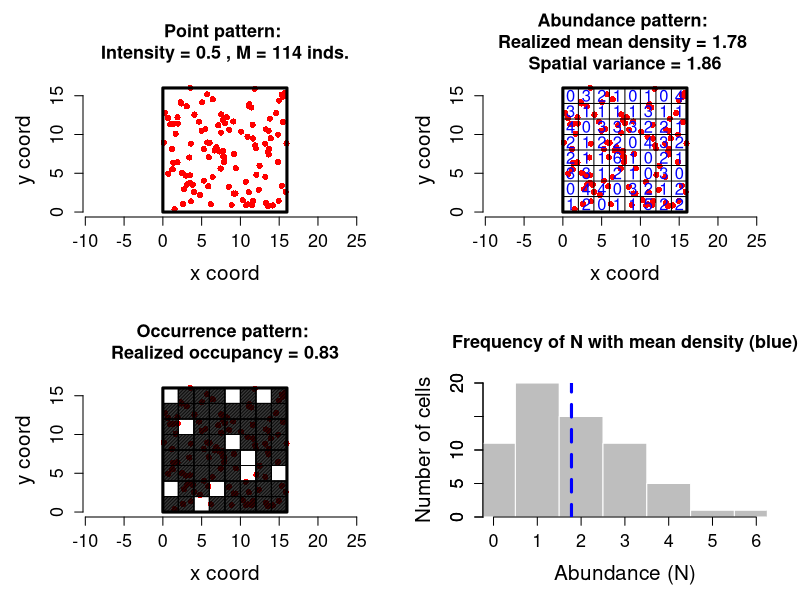

This chart was generated by the following R code:
## ---- chunk 1
#| fig-width: 8.6
#| fig-height: 6.4
#| echo: false
#--  point pattern, abundance and occurrence
# -----------------------------------------------------------------------------
# What it does:
#   1. Simulates a homogeneous Poisson point process in a square quadrat.
#   2. Discretises the quadrat into square cells and counts points per cell
#      -> ABUNDANCE (N).
#   3. Converts counts to presence/absence per cell -> OCCURRENCE (z).
#
# Reproducibility: the order of the random-number calls is identical to the
# package (rpois once, then runif for x, then runif for y), so with the same
# set.seed() you get the same M, coordinates, N, z and psi as AHMbook::sim.fn().

# -----------------------------------------------------------------------------
# Helper 1: 'histogram' of counts (non-negative integers)
# (from AHMbook:::histCount; trimmed to the single-sample case that sim.fn uses)
# -----------------------------------------------------------------------------
histCount <- function(C1, x0 = FALSE, nbmax = 30, color = "skyblue",
                      border = "white", bty = "n",
                      ylab = "Frequency", xlab = "Count", main = "") {
  rng <- range(C1)
  if (x0) rng[1] <- 0
  n.vals <- diff(rng) + 1                     # number of distinct count values
  bwidth <- if (n.vals <= nbmax) 1 else n.vals %/% nbmax + 1
  br <- seq(min(C1), max(C1) + bwidth, by = bwidth) - 0.5

  H1 <- hist(C1, breaks = br, plot = FALSE)
  plot(H1, col = color, border = border, yaxs = "i", ylim = c(0, max(H1$counts)),
       xlim = rng, bty = bty, ylab = ylab, xlab = xlab, main = main)
  axis(2)                                     # replot axis
  segments(rng[1], 0, rng[2], 0)              # line at foot of bars
}


# -----------------------------------------------------------------------------
# Helper 2: turn a plotting error into a warning instead of halting
# (from AHMbook:::tryPlotError)
# -----------------------------------------------------------------------------
tryPlotError <- function(tryError) {
  msg  <- "Plotting of output failed"
  msg2 <- attr(tryError, "condition")$message
  if (!is.null(msg2)) {
    if (msg2 == "figure margins too large")
      msg2 <- "the plotting window is too small."
    msg <- paste(msg, msg2, sep = "\n   ")
  }
  if (Sys.getenv("RSTUDIO") == "1")
    msg <- paste(msg, "Try calling 'dev.new()' before sim.fn().", sep = "\n   ")
  warning(msg, call. = FALSE)
}


# -----------------------------------------------------------------------------
# Main function
#
# quad.size : side length of the square quadrat
# cell.size : side length of the square grid cells
#             (quad.size / cell.size must be an integer)
# intensity : expected number of points per unit area
# show.plot : set FALSE to skip plotting (faster in simulation loops)
# -----------------------------------------------------------------------------
sim.fn <- function(quad.size = 10, cell.size = 1, intensity = 1, show.plot = TRUE) {

  if (abs(quad.size / cell.size - round(quad.size / cell.size)) > 1e-8)
    warning("quad.size / cell.size is not an integer; the grid will not tile the quadrat.")

  # Preliminaries
  exp.M  <- intensity * quad.size^2            # Expected population size in quadrat
  breaks <- seq(0, quad.size, cell.size)       # Boundaries of grid cells
  n.cell <- (quad.size / cell.size)^2          # Number of cells in the quadrat
  mid.pt <- breaks[-length(breaks)] + 0.5 * cell.size   # Cell mid-points

  # (1) Point pattern ----------------------------------------------------------
  M  <- rpois(1, exp.M)                        # Realized population size is Poisson
  u1 <- runif(M, 0, quad.size)                 # x coordinate of each individual
  u2 <- runif(M, 0, quad.size)                 # y coordinate of each individual

  # (2) Abundance: number of points per cell -----------------------------------
  N      <- as.matrix(table(cut(u1, breaks = breaks), cut(u2, breaks = breaks)))
  lambda <- round(mean(N), 2)                  # Average realized abundance per cell
  var.N  <- var(c(N))                          # Spatial variance of N

  # (3) Occurrence: indicator for N > 0 ----------------------------------------
  z   <- N
  z[z > 1] <- 1                                # Abundance -> presence/absence
  psi <- mean(z)                               # Realized occupancy

  # Visualisation --------------------------------------------------------------
  if (show.plot) {
    op <- par(mfrow = c(2, 2), mar = c(5, 5, 5, 2),
              cex.lab = 1.5, cex.axis = 1.3, cex.main = 1.3)
    on.exit(par(op))

    # Thick black border around the quadrat
    draw.border <- function()
      polygon(c(0, quad.size, quad.size, 0), c(0, 0, quad.size, quad.size),
              lwd = 3, col = NA, border = "black")

    # Grid lines (full-width horizontal and full-height vertical lines)
    draw.grid <- function() {
      segments(breaks, min(breaks), breaks, max(breaks))
      segments(min(breaks), breaks, max(breaks), breaks)
    }

    tryPlot <- try({

      # (1) Point pattern
      plot(u1, u2, xlab = "x coord", ylab = "y coord", cex = 1, pch = 16, asp = 1,
           main = paste("Point pattern: \nIntensity =", intensity, ", M =", M, "inds."),
           xlim = c(0, quad.size), ylim = c(0, quad.size), frame = FALSE, col = "red")
      draw.border()

      # (2) Abundance pattern: grid overlaid, N printed in each cell
      plot(u1, u2, xlab = "x coord", ylab = "y coord", cex = 1, pch = 16, asp = 1,
           main = paste("Abundance pattern: \nRealized mean density =", lambda,
                        "\nSpatial variance =", round(var.N, 2)),
           xlim = c(0, quad.size), ylim = c(0, quad.size), frame = FALSE, col = "red")
      draw.grid()
      for (i in seq_along(mid.pt)) {
        for (j in seq_along(mid.pt)) {
          text(mid.pt[i], mid.pt[j], N[i, j],
               cex = 10^(0.8 - 0.4 * log10(n.cell)), col = "blue")
        }
      }
      draw.border()

      # (3) Occurrence pattern: occupied cells (N > 0, z = 1) are hatched
      plot(u1, u2, xlab = "x coord", ylab = "y coord", cex = 1, pch = 16, asp = 1,
           main = paste("Occurrence pattern: \nRealized occupancy =", round(psi, 2)),
           xlim = c(0, quad.size), ylim = c(0, quad.size), frame = FALSE, col = "red")
      draw.grid()
      for (i in 1:(length(breaks) - 1)) {
        for (j in 1:(length(breaks) - 1)) {
          polygon(c(breaks[i], breaks[i + 1], breaks[i + 1], breaks[i]),
                  c(breaks[j], breaks[j], breaks[j + 1], breaks[j + 1]),
                  col = "black", density = z[i, j] * 100)
        }
      }
      draw.border()

      # (4) Frequency distribution of abundance across cells
      histCount(N, xlab = "Abundance (N)", ylab = "Number of cells",
                color = "grey", main = "Frequency of N with mean density (blue)")
      abline(v = lambda, lwd = 3, col = "blue", lty = 2)

    }, silent = TRUE)

    if (inherits(tryPlot, "try-error"))
      tryPlotError(tryPlot)
  }

  # Numerical output
  return(list(quad.size = quad.size, cell.size = cell.size, intensity = intensity,
              exp.N = exp.M, breaks = breaks, n.cell = n.cell, mid.pt = mid.pt,
              M = M, u1 = u1, u2 = u2, N = N, z = z, psi = psi))
}


# =============================================================================
# Your calls
# =============================================================================
# sim.fn(quad.size = 10, cell.size = 1, intensity = 1)   # random each time (no seed)

set.seed(82)
tmp <- sim.fn(quad.size = 16, cell.size = 2, intensity = 0.5)

# Inspect results
# tmp$M       # realized number of individuals in the quadrat (expected = 128)
# tmp$N       # 8 x 8 matrix of abundance per cell
# tmp$psi     # realized occupancy (proportion of occupied cells)


# =============================================================================
# OPTIONAL: check against the package (run only if AHMbook is installed)
# =============================================================================
# library(AHMbook)
# set.seed(82); a <- AHMbook::sim.fn(16, 2, 0.5, show.plot = FALSE)
# set.seed(82); b <- sim.fn(16, 2, 0.5, show.plot = FALSE)
# identical(a, b)     # should be TRUE
